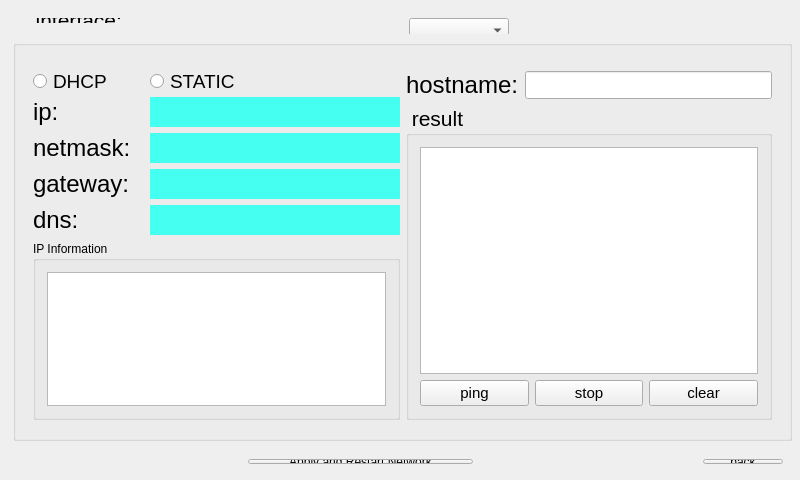
<?xml version="1.0" encoding="UTF-8"?>
<ui version="4.0">
 <class>NetWindow</class>
 <widget class="QMainWindow" name="NetWindow">
  <property name="geometry">
   <rect>
    <x>0</x>
    <y>0</y>
    <width>800</width>
    <height>480</height>
   </rect>
  </property>
  <property name="windowTitle">
   <string>MainWindow</string>
  </property>
  <property name="styleSheet">
   <string notr="true"/>
  </property>
  <widget class="QWidget" name="centralWidget">
   <widget class="QGroupBox" name="groupBox">
    <property name="geometry">
     <rect>
      <x>13</x>
      <y>40</y>
      <width>779</width>
      <height>401</height>
     </rect>
    </property>
    <property name="sizePolicy">
     <sizepolicy hsizetype="Expanding" vsizetype="Expanding">
      <horstretch>0</horstretch>
      <verstretch>0</verstretch>
     </sizepolicy>
    </property>
    <property name="minimumSize">
     <size>
      <width>779</width>
      <height>0</height>
     </size>
    </property>
    <property name="maximumSize">
     <size>
      <width>779</width>
      <height>421</height>
     </size>
    </property>
    <property name="title">
     <string/>
    </property>
    <widget class="QWidget" name="">
     <property name="geometry">
      <rect>
       <x>9</x>
       <y>20</y>
       <width>761</width>
       <height>371</height>
      </rect>
     </property>
     <layout class="QHBoxLayout" name="horizontalLayout_5">
      <item>
       <layout class="QVBoxLayout" name="verticalLayout_3">
        <item>
         <layout class="QHBoxLayout" name="horizontalLayout_4">
          <item>
           <layout class="QVBoxLayout" name="verticalLayout_2">
            <item>
             <widget class="QRadioButton" name="radio_dhcp">
              <property name="sizePolicy">
               <sizepolicy hsizetype="Expanding" vsizetype="Expanding">
                <horstretch>0</horstretch>
                <verstretch>0</verstretch>
               </sizepolicy>
              </property>
              <property name="maximumSize">
               <size>
                <width>16777215</width>
                <height>20</height>
               </size>
              </property>
              <property name="font">
               <font>
                <pointsize>14</pointsize>
               </font>
              </property>
              <property name="text">
               <string>DHCP</string>
              </property>
             </widget>
            </item>
            <item>
             <widget class="QLabel" name="label_2">
              <property name="sizePolicy">
               <sizepolicy hsizetype="Expanding" vsizetype="Expanding">
                <horstretch>0</horstretch>
                <verstretch>0</verstretch>
               </sizepolicy>
              </property>
              <property name="font">
               <font>
                <pointsize>18</pointsize>
               </font>
              </property>
              <property name="text">
               <string>ip:</string>
              </property>
             </widget>
            </item>
            <item>
             <widget class="QLabel" name="label_3">
              <property name="sizePolicy">
               <sizepolicy hsizetype="Expanding" vsizetype="Expanding">
                <horstretch>0</horstretch>
                <verstretch>0</verstretch>
               </sizepolicy>
              </property>
              <property name="font">
               <font>
                <pointsize>18</pointsize>
               </font>
              </property>
              <property name="text">
               <string>netmask:</string>
              </property>
             </widget>
            </item>
            <item>
             <widget class="QLabel" name="label_4">
              <property name="sizePolicy">
               <sizepolicy hsizetype="Expanding" vsizetype="Expanding">
                <horstretch>0</horstretch>
                <verstretch>0</verstretch>
               </sizepolicy>
              </property>
              <property name="font">
               <font>
                <pointsize>18</pointsize>
               </font>
              </property>
              <property name="text">
               <string>gateway:</string>
              </property>
             </widget>
            </item>
            <item>
             <widget class="QLabel" name="label_5">
              <property name="sizePolicy">
               <sizepolicy hsizetype="Expanding" vsizetype="Expanding">
                <horstretch>0</horstretch>
                <verstretch>0</verstretch>
               </sizepolicy>
              </property>
              <property name="font">
               <font>
                <pointsize>18</pointsize>
               </font>
              </property>
              <property name="text">
               <string>dns:</string>
              </property>
             </widget>
            </item>
           </layout>
          </item>
          <item>
           <layout class="QVBoxLayout" name="verticalLayout">
            <item>
             <widget class="QRadioButton" name="radio_static">
              <property name="sizePolicy">
               <sizepolicy hsizetype="Expanding" vsizetype="Expanding">
                <horstretch>0</horstretch>
                <verstretch>0</verstretch>
               </sizepolicy>
              </property>
              <property name="maximumSize">
               <size>
                <width>16777215</width>
                <height>20</height>
               </size>
              </property>
              <property name="font">
               <font>
                <pointsize>14</pointsize>
               </font>
              </property>
              <property name="text">
               <string>STATIC</string>
              </property>
             </widget>
            </item>
            <item>
             <widget class="QIpAddressEdit" name="edt_ip" native="true">
              <property name="sizePolicy">
               <sizepolicy hsizetype="Expanding" vsizetype="Preferred">
                <horstretch>0</horstretch>
                <verstretch>0</verstretch>
               </sizepolicy>
              </property>
              <property name="minimumSize">
               <size>
                <width>0</width>
                <height>30</height>
               </size>
              </property>
              <property name="font">
               <font>
                <pointsize>14</pointsize>
               </font>
              </property>
              <property name="styleSheet">
               <string notr="true">background:rgb(69, 255, 240)</string>
              </property>
             </widget>
            </item>
            <item>
             <widget class="QIpAddressEdit" name="edt_mask" native="true">
              <property name="sizePolicy">
               <sizepolicy hsizetype="Expanding" vsizetype="Preferred">
                <horstretch>0</horstretch>
                <verstretch>0</verstretch>
               </sizepolicy>
              </property>
              <property name="minimumSize">
               <size>
                <width>250</width>
                <height>30</height>
               </size>
              </property>
              <property name="font">
               <font>
                <pointsize>14</pointsize>
               </font>
              </property>
              <property name="styleSheet">
               <string notr="true">background:rgb(69, 255, 240)</string>
              </property>
             </widget>
            </item>
            <item>
             <widget class="QIpAddressEdit" name="edt_gateway" native="true">
              <property name="sizePolicy">
               <sizepolicy hsizetype="Expanding" vsizetype="Preferred">
                <horstretch>0</horstretch>
                <verstretch>0</verstretch>
               </sizepolicy>
              </property>
              <property name="minimumSize">
               <size>
                <width>0</width>
                <height>30</height>
               </size>
              </property>
              <property name="font">
               <font>
                <pointsize>14</pointsize>
               </font>
              </property>
              <property name="styleSheet">
               <string notr="true">background:rgb(69, 255, 240)</string>
              </property>
             </widget>
            </item>
            <item>
             <widget class="QIpAddressEdit" name="edt_dns" native="true">
              <property name="sizePolicy">
               <sizepolicy hsizetype="Expanding" vsizetype="Preferred">
                <horstretch>0</horstretch>
                <verstretch>0</verstretch>
               </sizepolicy>
              </property>
              <property name="minimumSize">
               <size>
                <width>0</width>
                <height>30</height>
               </size>
              </property>
              <property name="font">
               <font>
                <pointsize>14</pointsize>
               </font>
              </property>
              <property name="styleSheet">
               <string notr="true">background:rgb(69, 255, 240)</string>
              </property>
             </widget>
            </item>
           </layout>
          </item>
         </layout>
        </item>
        <item>
         <widget class="QGroupBox" name="groupBox_3">
          <property name="title">
           <string>IP Information</string>
          </property>
          <layout class="QGridLayout" name="gridLayout_2">
           <item row="0" column="0">
            <widget class="QTextEdit" name="ip_inf"/>
           </item>
          </layout>
         </widget>
        </item>
       </layout>
      </item>
      <item>
       <layout class="QGridLayout" name="gridLayout">
        <item row="0" column="0">
         <widget class="QLabel" name="label_6">
          <property name="font">
           <font>
            <pointsize>18</pointsize>
           </font>
          </property>
          <property name="text">
           <string>hostname:</string>
          </property>
         </widget>
        </item>
        <item row="0" column="1">
         <widget class="QLineEdit" name="hostname">
          <property name="sizePolicy">
           <sizepolicy hsizetype="Expanding" vsizetype="Fixed">
            <horstretch>0</horstretch>
            <verstretch>0</verstretch>
           </sizepolicy>
          </property>
          <property name="font">
           <font>
            <pointsize>13</pointsize>
           </font>
          </property>
         </widget>
        </item>
        <item row="1" column="0" colspan="2">
         <widget class="QGroupBox" name="groupBox_2">
          <property name="sizePolicy">
           <sizepolicy hsizetype="Expanding" vsizetype="Expanding">
            <horstretch>0</horstretch>
            <verstretch>0</verstretch>
           </sizepolicy>
          </property>
          <property name="font">
           <font>
            <pointsize>16</pointsize>
           </font>
          </property>
          <property name="title">
           <string> result</string>
          </property>
          <layout class="QHBoxLayout" name="horizontalLayout_2">
           <item>
            <layout class="QGridLayout" name="gridLayout_7">
             <item row="1" column="0">
              <widget class="QPushButton" name="ping">
               <property name="sizePolicy">
                <sizepolicy hsizetype="Expanding" vsizetype="Preferred">
                 <horstretch>0</horstretch>
                 <verstretch>0</verstretch>
                </sizepolicy>
               </property>
               <property name="font">
                <font>
                 <pointsize>11</pointsize>
                </font>
               </property>
               <property name="text">
                <string>ping</string>
               </property>
              </widget>
             </item>
             <item row="1" column="1">
              <widget class="QPushButton" name="stop">
               <property name="sizePolicy">
                <sizepolicy hsizetype="Expanding" vsizetype="Preferred">
                 <horstretch>0</horstretch>
                 <verstretch>0</verstretch>
                </sizepolicy>
               </property>
               <property name="font">
                <font>
                 <pointsize>11</pointsize>
                </font>
               </property>
               <property name="text">
                <string>stop</string>
               </property>
              </widget>
             </item>
             <item row="1" column="2">
              <widget class="QPushButton" name="clear">
               <property name="sizePolicy">
                <sizepolicy hsizetype="Expanding" vsizetype="Preferred">
                 <horstretch>0</horstretch>
                 <verstretch>0</verstretch>
                </sizepolicy>
               </property>
               <property name="font">
                <font>
                 <pointsize>11</pointsize>
                </font>
               </property>
               <property name="text">
                <string>clear</string>
               </property>
              </widget>
             </item>
             <item row="0" column="0" colspan="3">
              <widget class="QTextEdit" name="result">
               <property name="font">
                <font>
                 <pointsize>11</pointsize>
                </font>
               </property>
              </widget>
             </item>
            </layout>
           </item>
          </layout>
         </widget>
        </item>
       </layout>
      </item>
     </layout>
    </widget>
   </widget>
   <widget class="QWidget" name="">
    <property name="geometry">
     <rect>
      <x>13</x>
      <y>7</y>
      <width>781</width>
      <height>27</height>
     </rect>
    </property>
    <layout class="QHBoxLayout" name="horizontalLayout">
     <item>
      <widget class="QLabel" name="label">
       <property name="sizePolicy">
        <sizepolicy hsizetype="Expanding" vsizetype="Preferred">
         <horstretch>0</horstretch>
         <verstretch>0</verstretch>
        </sizepolicy>
       </property>
       <property name="maximumSize">
        <size>
         <width>105</width>
         <height>16777215</height>
        </size>
       </property>
       <property name="font">
        <font>
         <pointsize>16</pointsize>
        </font>
       </property>
       <property name="text">
        <string>  interface:</string>
       </property>
      </widget>
     </item>
     <item>
      <spacer name="horizontalSpacer">
       <property name="orientation">
        <enum>Qt::Horizontal</enum>
       </property>
       <property name="sizeHint" stdset="0">
        <size>
         <width>40</width>
         <height>20</height>
        </size>
       </property>
      </spacer>
     </item>
     <item>
      <widget class="QComboBox" name="cb_interface">
       <property name="sizePolicy">
        <sizepolicy hsizetype="Expanding" vsizetype="Fixed">
         <horstretch>0</horstretch>
         <verstretch>0</verstretch>
        </sizepolicy>
       </property>
       <property name="minimumSize">
        <size>
         <width>100</width>
         <height>25</height>
        </size>
       </property>
       <property name="maximumSize">
        <size>
         <width>100</width>
         <height>25</height>
        </size>
       </property>
       <property name="font">
        <font>
         <pointsize>11</pointsize>
        </font>
       </property>
      </widget>
     </item>
     <item>
      <spacer name="horizontalSpacer_2">
       <property name="orientation">
        <enum>Qt::Horizontal</enum>
       </property>
       <property name="sizeHint" stdset="0">
        <size>
         <width>40</width>
         <height>20</height>
        </size>
       </property>
      </spacer>
     </item>
    </layout>
   </widget>
   <widget class="QWidget" name="">
    <property name="geometry">
     <rect>
      <x>13</x>
      <y>448</y>
      <width>781</width>
      <height>27</height>
     </rect>
    </property>
    <layout class="QHBoxLayout" name="horizontalLayout_3">
     <item>
      <spacer name="horizontalSpacer_4">
       <property name="orientation">
        <enum>Qt::Horizontal</enum>
       </property>
       <property name="sizeHint" stdset="0">
        <size>
         <width>40</width>
         <height>20</height>
        </size>
       </property>
      </spacer>
     </item>
     <item>
      <widget class="QPushButton" name="ok">
       <property name="sizePolicy">
        <sizepolicy hsizetype="Expanding" vsizetype="Fixed">
         <horstretch>0</horstretch>
         <verstretch>0</verstretch>
        </sizepolicy>
       </property>
       <property name="text">
        <string>Apply and Restart Network</string>
       </property>
      </widget>
     </item>
     <item>
      <spacer name="horizontalSpacer_3">
       <property name="orientation">
        <enum>Qt::Horizontal</enum>
       </property>
       <property name="sizeHint" stdset="0">
        <size>
         <width>40</width>
         <height>20</height>
        </size>
       </property>
      </spacer>
     </item>
     <item>
      <widget class="QPushButton" name="back_but">
       <property name="text">
        <string>back</string>
       </property>
      </widget>
     </item>
    </layout>
   </widget>
  </widget>
 </widget>
 <layoutdefault spacing="6" margin="11"/>
 <customwidgets>
  <customwidget>
   <class>QIpAddressEdit</class>
   <extends>QWidget</extends>
   <header>qipaddressedit.h</header>
   <container>1</container>
  </customwidget>
 </customwidgets>
 <resources/>
 <connections/>
</ui>
